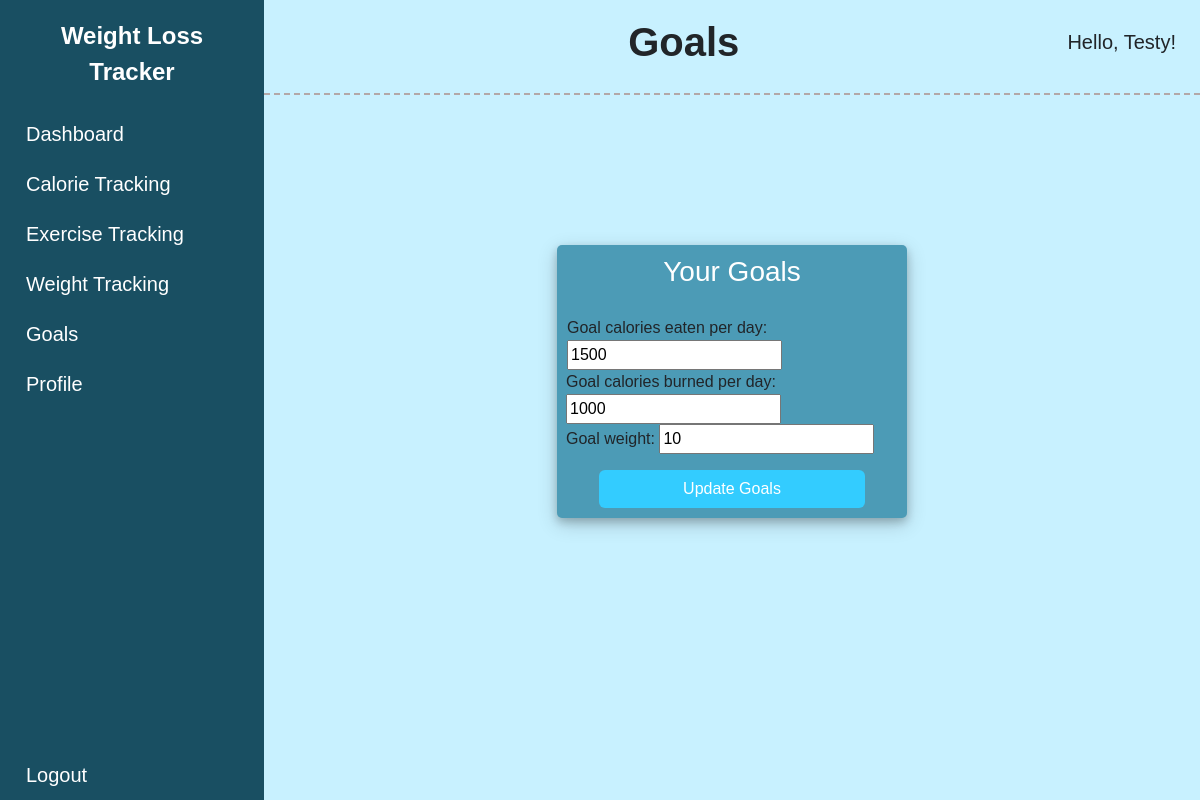
The app's page /goals/1/ (signed in) with its own data.
### weight/models.py (models this page shows)
class Goals(models.Model):
    goal_calories_eaten_per_day = models.IntegerField(default=2000)
    goal_calories_burned_per_day = models.IntegerField(default=200)
    goal_weight = models.IntegerField(default=180)
    date = models.DateField(default=datetime.date.today, null=True)
    user = models.ForeignKey(User, on_delete=models.CASCADE, null=True)

### weight/views.py (the view)
# urls.py: path('goals/<str:pk>/', views.goals, name='weight-goals'),
@login_required(login_url='login')
def goals(request, pk):
    usergoal, created = Goals.objects.get_or_create(pk=pk)
    form = UpdateGoal(instance=usergoal)
    if request.method == "POST":
        form = UpdateGoal(request.POST, instance=usergoal)
        if form.is_valid():
            form.save()
            return redirect("weight-goals", pk)
    return render(request, "weight/goals.html", {"title": "Goals", "pagename": "Goals", "form": form})

### weight/forms.py
class UpdateGoal(ModelForm):
    class Meta:
        model = Goals
        fields = ('goal_calories_eaten_per_day', 'goal_calories_burned_per_day', 'goal_weight')

### weight/templates/weight/goals.html (shortened to what this page needs)
{% extends "weight/base.html" %}
{% block content %}
    <body>
        <div class="container h-100">
            <div class="d-flex justify-content-center h-100">
                <div class="user_card">
                    <div class="d-flex justify-content-center">
                        <h3 id="form-title">Your Goals</h3>
                    </div>
                    <div class="d-flex justify-content-center form_container">
                        <form method="POST" action="">
                            <div class="input-group mb-3">
                                {{ form }}
                            </div>
                            <div class="d-flex justify-content-center mt-3 login_container">
                                <input class="btn login_btn" type="submit" value="Update Goals">
                            </div>
                        </form>
                    </div>
                </div>
            </div>
        </div>
    </body>
{% endblock content %}

### weight/templates/weight/base.html (shortened to what this page needs)
{% load static %}
<!DOCTYPE html>
<html lang="en">
<head>
    <link href="https://cdn.lineicons.com/4.0/lineicons.css" rel="stylesheet" />
    <link href="https://cdn.jsdelivr.net/npm/bootstrap@5.3.3/dist/css/bootstrap.min.css" rel="stylesheet"
>
    <link rel="stylesheet" type="text/css" href="{% static "weight/main.css" %}">
</head>
<body>
    <div class="d-flex">
        <aside id="sidebar" class="sidebar-toggle">
            <div class="sidebar-logo">
                <a href="{% url "weight-dashboard" %}">Weight Loss Tracker</a>
            </div>
            <ul class="sidebar-nav p-0">
                <li class="sidebar-item">
                    <a href="{% url  "weight-dashboard"%}" class="sidebar-link">
                        <span>Dashboard</span>
                    </a>
                </li>
                <li class="sidebar-item">
                    <a href="{% url "weight-calories" %}" class="sidebar-link">
                        <span>Calorie Tracking</span>
                    </a>
                </li>
                <li class="sidebar-item">
                    <a href="{% url "weight-exercise" %}" class="sidebar-link">
                        <span>Exercise Tracking</span>
                    </a>
                </li>
                <li class="sidebar-item">
                    <a href="{% url "weight-tracking" %}" class="sidebar-link">
                        <span>Weight Tracking</span>
                    </a>
                </li>
                <li class="sidebar-item">
                    <a href="{% url "weight-goals" user.id %}" class="sidebar-link">
                        <span>Goals</span>
                    </a>
                </li>
                <li class="sidebar-item">
                    <a href="{% url "weight-profile" %}" class="sidebar-link">
                        <span>Profile</span>
                    </a>
                </li>
            </ul>
            <div class="sidebar-footer">
                <a href="{% url "logout" %}" class="sidebar-link">
                    <span>Logout</span>
                </a>
            </div>
        </aside>
        <div class="main">
            <nav class="navbar navbar-expand">
                <button class="toggler-btn" type="button">
                </button>
                <div class="title">
                    {% if pagename %}
                        <h1>{{pagename}}</h1>
                    {% else %}
                        <h1>Weight Loss Tracker</h1>
                    {% endif %}
                </div>
                <div style="position: relative">
                    <h5>Hello, {{ user.first_name }}!</h5>
                </div>
            </nav>
            <div>
                {% block content %} {% endblock content %}
            </div>
        </div>
    </div>
</body>
</html>

### weight/static/weight/main.css (style rules this page uses)
body { font-family: 'Optima', sans-serif; }
h1 { font-weight: 800; text-align: center; }
li { list-style: none; }
a { text-decoration: none; }
.main { min-height: 100vh; width: 100%; overflow: hidden; background-color: #c8f1ff; float: none; }
#sidebar { max-width: 264px; min-width: 264px; transition: all 0.35s ease-in-out; background-color: #194f62; display: flex; flex-direction: column; }
.toggler-btn { background-color: transparent; cursor: pointer; border: 0; }
.navbar { padding: 1.15rem 1.5rem; border-bottom: 2px dashed #b3a8a8; display: flex; }
.title { text-align: center; font-size: 36px; line-height: 180%; flex:1 0 auto; }
.sidebar-nav { flex: 1 1 auto; }
.sidebar-logo { padding: 1.15rem 1.5rem; text-align: center; }
.sidebar-logo a { color: #FFF; font-weight: 800; font-size: 1.5rem; }
a.sidebar-link { padding: .625rem 1.625rem; color: #FFF; position: relative; transition: all 0.35s; display: block; font-size: 1.25rem; }

### weight/templates/weight/goals.html (style rules this page uses)
body, html { margin: 0; padding: 0; height: 100%; background: #c8f1ff !important; }
.user_card { top:150px; width: 350px; background: #4c9bb6; position: relative; display: flex; justify-content: center; flex-direction: column; padding: 10px; box-shadow: 0 4px 8px 0 rgba(0, 0, 0, 0.2), 0 6px 20px 0 rgba(0, 0, 0, 0.19); -webkit-box-shadow: 0 4px 8px 0 rgba(0, 0, 0, 0.2), 0 6px 20px 0 rgba(0, 0, 0, 0.19); -moz-box-shadow: 0 4px 8px 0 rgba(0, 0, 0, 0.2), 0 6px 20px 0 rgba(0, 0, 0, 0.19); border-radius: 5px; }
.form_container { margin-top: 20px; }
#form-title { color: #fff; }
.login_btn { width: 100%; background: #33ccff !important; color: white !important; }
.login_container { padding: 0 2rem; }

### records on screen
Goals: goal_calories_eaten_per_day "1500", goal_calories_burned_per_day "1000", goal_weight "10"

### other values on screen
{{ pagename }} "Goals"
{{ user.first_name }} "Testy"
